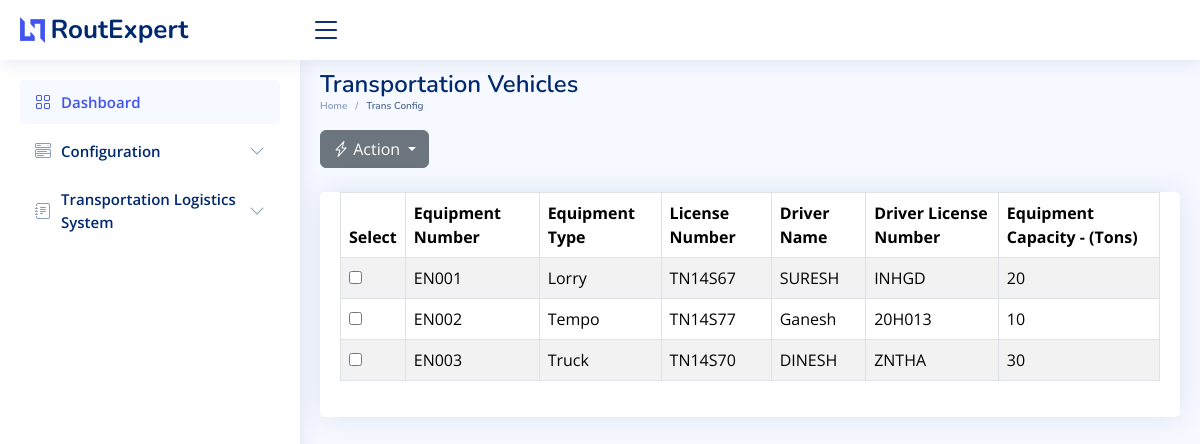
The app's page /trans_equip_config, older data.
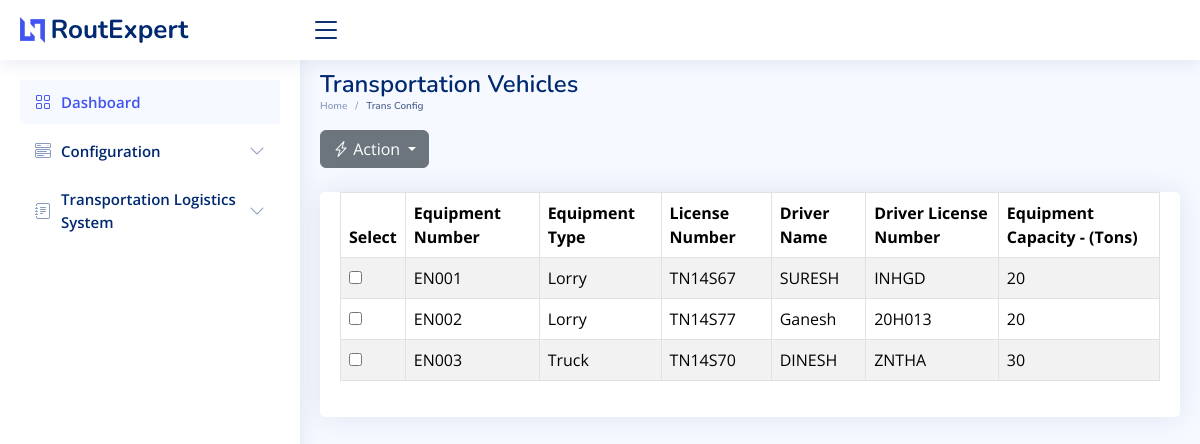
The same page, newer data.
### sql_app/model.py (models this page shows)
class TransportationEquipment(Base):
    __tablename__ = "TransportationEquipment"
    id = Column(Integer, primary_key=True, index=True)
    equipment_number = Column(String)
    equipment_type = Column(String)
    equipment_license_number = Column(String)
    driver_name = Column(String)
    driver_license_number = Column(String)
    equipment_description = Column(String)

### main.py (the view)
@app.get("/trans_equip_config",response_class=HTMLResponse)
async def trans_equip_config(request: Request):
    equipment_list = []
    db = SessionLocal()
    equipment_records = db.query(TransportationEquipment).all()
    for equipment in equipment_records:
        equipment_data = {
            "id": equipment.id,
            "equipment_number": equipment.equipment_number,
            "equipment_type": equipment.equipment_type,
            "equipment_license_number": equipment.equipment_license_number,
            "driver_name": equipment.driver_name,
            "driver_license_number": equipment.driver_license_number,
            "equipment_description": equipment.equipment_description,
        }
        equipment_list.append(equipment_data)
    return templates.TemplateResponse("trans_equip_config.html", {"request": request, "equipment": equipment_list})

### templates/trans_equip_config.html (shortened to what the changed rows need)
<!DOCTYPE html>
<html lang="en">
  <head>
    <link
      href="../static/assets/vendor/bootstrap/css/bootstrap.min.css"
      rel="stylesheet"
    />
    <link
      href="../static/assets/vendor/bootstrap-icons/bootstrap-icons.css"
      rel="stylesheet"
    />
    <link
      href="../static/assets/vendor/boxicons/css/boxicons.min.css"
      rel="stylesheet"
    />
    <link
      href="../static/assets/vendor/quill/quill.snow.css"
      rel="stylesheet"
    />
    <link
      href="../static/assets/vendor/quill/quill.bubble.css"
      rel="stylesheet"
    />
    <link
      href="../static/assets/vendor/remixicon/remixicon.css"
      rel="stylesheet"
    />
    <link
      href="../static/assets/vendor/simple-datatables/style.css"
      rel="stylesheet"
    />
    <link href="../static/assets/css/style.css" rel="stylesheet" />
  </head>
  <body>
    <main id="main" class="main">
      <div class="pagetitle">
        <h1>Transportation Vehicles</h1>
      </div>
      <section class="section dashboard">
        <div class="container-lg-10 mt-4">
          <div class="card">
            <div class="card-body">
              <table class="table datatable table-bordered table-striped">
                <thead class="thead-dark">
                  <tr>
                    <th>Select</th>
                    <th>Equipment Number</th>
                    <th>Equipment Type</th>
                    <th>License Number</th>
                    <th>Driver Name</th>
                    <th>Driver License Number</th>
                    <th>Equipment Capacity - (Tons) </th>
                  </tr>
                </thead>
                <tbody>
                  {% for equipment in equipment %}
                  <tr>
                    <td>
                      <input
                        type="checkbox"
                        name="selectedEquipment"
                        value="{{ equipment.id }}"
                      />
                    </td>
                    <td class="equipment-info" data-column="equipment_number">
                      {{ equipment.equipment_number }}
                    </td>
                    <td class="equipment-info" data-column="equipment_type">
                      {{ equipment.equipment_type }}
                    </td>
                    <td class="equipment-info" data-column="license_number">
                      {{ equipment.equipment_license_number }}
                    </td>
                    <td class="equipment-info" data-column="driver_name">
                      {{ equipment.driver_name }}
                    </td>
                    <td
                      class="equipment-info"
                      data-column="driver_license_number"
                    >
                      {{ equipment.driver_license_number }}
                    </td>
                    <td class="equipment-info" data-column="description">
                      {{ equipment.equipment_description }}
                    </td>
                  </tr>
                  {% endfor %}
                </tbody>
              </table>
            </div>
          </div>
        </div>
      </section>
    </main>
  </body>
</html>

Row changes from the older to the newer data that the page shows:
changed TransportationEquipment "EN002": equipment_type "Tempo" → "Lorry"; equipment_description "10" → "20"
